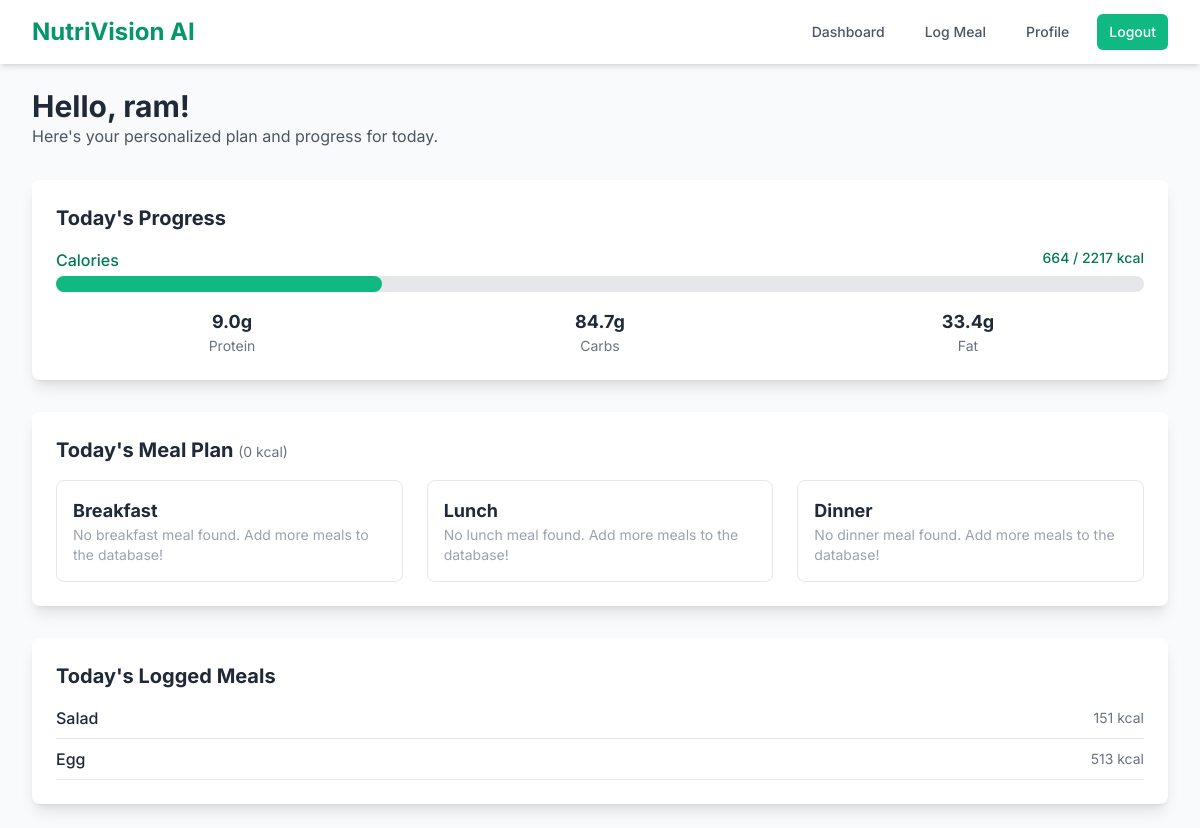
The app's page /dashboard/ (signed in) with its own data.
### food_analyzer/models.py (models this page shows, shortened)
class DailyIntakeLog(models.Model):
    user_profile = models.ForeignKey(UserProfile, on_delete=models.CASCADE)
    date = models.DateField(auto_now_add=True)
    food_name = models.CharField(max_length=100)
    calories = models.FloatField()
    protein_g = models.FloatField()
    carbs_g = models.FloatField()
    fat_g = models.FloatField()

### food_analyzer/views.py (the view)
# urls.py: path('dashboard/', views.dashboard_view, name='dashboard'),
@login_required
def dashboard_view(request):
    profile = get_object_or_404(UserProfile, user=request.user)
    if not all([profile.age, profile.weight_kg, profile.height_cm, profile.gender, profile.activity_level, profile.goal]):
        return redirect('profile')
    meal_plan_data = planner_engine.generate_meal_plan(profile)
    today = datetime.date.today()
    todays_logs = DailyIntakeLog.objects.filter(user_profile=profile, date=today)
    total_calories_today = sum(log.calories for log in todays_logs)
    total_protein_today = sum(log.protein_g for log in todays_logs)
    total_carbs_today = sum(log.carbs_g for log in todays_logs)
    total_fat_today = sum(log.fat_g for log in todays_logs)
    target_calories = meal_plan_data['target_calories']
    calories_percentage = (total_calories_today / target_calories * 100) if target_calories > 0 else 0
    calories_percentage_capped = min(calories_percentage, 100)
    context = {
        'meal_plan': meal_plan_data['plan'],
        'target_calories': meal_plan_data['target_calories'],
        'plan_calories': meal_plan_data['plan_calories'],
        'todays_logs': todays_logs,
        'total_calories_today': total_calories_today,
        'total_protein_today': total_protein_today,
        'total_carbs_today': total_carbs_today,
        'total_fat_today': total_fat_today,
        'calories_percentage': calories_percentage_capped,
    }
    return render(request, 'food_analyzer/dashboard.html', context)

### food_analyzer/planner_engine.py (called while the page is built)
def calculate_tdee(profile: UserProfile):
    if not all([profile.gender, profile.weight_kg, profile.height_cm, profile.age, profile.activity_level]):
        return 2000 # Return a default value if profile is incomplete
    if profile.gender == 'M':
        bmr = 88.362 + (13.397 * profile.weight_kg) + (4.799 * profile.height_cm) - (5.677 * profile.age)
    else: # 'F'
        bmr = 447.593 + (9.247 * profile.weight_kg) + (3.098 * profile.height_cm) - (4.330 * profile.age)
    tdee = bmr * profile.activity_level
    if profile.goal == 'lose':
        return tdee - 500
    elif profile.goal == 'gain':
        return tdee + 500
    else:
        return tdee

### food_analyzer/templates/food_analyzer/dashboard.html
{% extends 'food_analyzer/base.html' %}
{% block content %}
<div class="space-y-8">
    <div>
        <h1 class="text-3xl font-bold">Hello, {{ user.username }}!</h1>
        <p class="text-gray-600">Here's your personalized plan and progress for today.</p>
    </div>
    <div class="bg-white p-6 rounded-lg shadow-lg">
        <h2 class="text-xl font-bold mb-4">Today's Progress</h2>
        <div>
            <div class="flex justify-between mb-1">
                <span class="text-base font-medium text-emerald-700">Calories</span>
                <span class="text-sm font-medium text-emerald-700">{{ total_calories_today|floatformat:0 }} / {{ target_calories|floatformat:0 }} kcal</span>
            </div>
            <div class="w-full bg-gray-200 rounded-full h-4">
                <div class="bg-emerald-500 h-4 rounded-full" style="width: {{ calories_percentage|floatformat:0 }}%"></div>
            </div>
        </div>
        <div class="grid grid-cols-3 gap-4 mt-4 text-center">
            <div>
                <p class="font-bold text-lg">{{ total_protein_today|floatformat:1 }}g</p>
                <p class="text-sm text-gray-500">Protein</p>
            </div>
            <div>
                <p class="font-bold text-lg">{{ total_carbs_today|floatformat:1 }}g</p>
                <p class="text-sm text-gray-500">Carbs</p>
            </div>
            <div>
                <p class="font-bold text-lg">{{ total_fat_today|floatformat:1 }}g</p>
                <p class="text-sm text-gray-500">Fat</p>
            </div>
        </div>
    </div>
    <div class="bg-white p-6 rounded-lg shadow-lg">
        <h2 class="text-xl font-bold mb-4">Today's Meal Plan <span class="text-sm font-normal text-gray-500">({{ plan_calories|floatformat:0 }} kcal)</span></h2>
        <div class="grid grid-cols-1 md:grid-cols-3 gap-6">
            {% for type, meal in meal_plan.items %}
            <div class="border border-gray-200 rounded-lg p-4">
                <h3 class="font-bold text-lg capitalize">{{ type }}</h3>
                {% if meal %}
                <p class="text-emerald-600 font-semibold">{{ meal.name }}</p>
                <p class="text-sm text-gray-500">{{ meal.calories|floatformat:0 }} kcal &middot; P:{{ meal.protein_g|floatformat:0 }}g C:{{ meal.carbs_g|floatformat:0 }}g F:{{ meal.fat_g|floatformat:0 }}g</p>
                {% else %}
                <p class="text-sm text-gray-400">No {{ type }} meal found. Add more meals to the database!</p>
                {% endif %}
            </div>
            {% endfor %}
        </div>
    </div>
    <div class="bg-white p-6 rounded-lg shadow-lg">
        <h2 class="text-xl font-bold mb-4">Today's Logged Meals</h2>
        {% if todays_logs %}
        <ul class="space-y-2">
            {% for log in todays_logs %}
            <li class="flex justify-between items-center border-b pb-2">
                <span class="font-medium">{{ log.food_name }}</span>
                <span class="text-sm text-gray-500">{{ log.calories|floatformat:0 }} kcal</span>
            </li>
            {% endfor %}
        </ul>
        {% else %}
        <p class="text-gray-500">You haven't logged any meals today. Use the "Log Meal" button to add an entry.</p>
        {% endif %}
    </div>
</div>
{% endblock %}

### food_analyzer/templates/food_analyzer/base.html (style rules this page uses)
body { font-family: 'Inter', sans-serif; }

### records on screen
DailyIntakeLog: food_name "Salad", calories "151"
DailyIntakeLog: food_name "Egg", calories "513"

### other values on screen
{{ user.username }} "ram"
{{ total_calories_today|floatformat:0 }} "664"
{{ target_calories|floatformat:0 }} "2217"
{{ total_protein_today|floatformat:1 }} "9.0"
{{ total_carbs_today|floatformat:1 }} "84.7"
{{ total_fat_today|floatformat:1 }} "33.4"
{{ plan_calories|floatformat:0 }} "0"
{{ type }} "Breakfast" "Lunch" "Dinner"
{{ type }} "breakfast" "lunch" "dinner"
